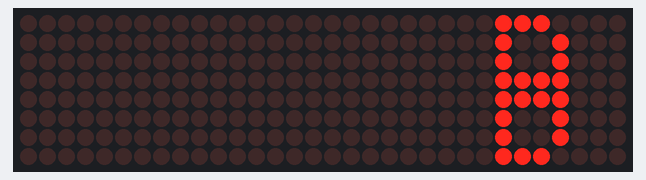
The sketch below on a simulated Arduino Uno, built with avr-gcc and run on an emulated ATmega328P. Parts: 32×8 LED matrix.

Above: at 0.11 s.
At 0.7 s:
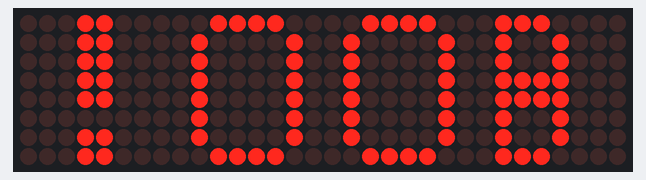

The sketch:

boo.ino
```cpp
#include "LedControl.h"

LedControl lc=LedControl(12,11,10,4);  // Pins: DIN,CLK,CS,and # of matricies. Yellow, Brown and Orange on board then Yellow, orange brown on the matrix.

unsigned long delayTime=200;  // Delay between Frames

byte b[] =
{
  0x70,0x48,0x48,0x78,0x78,0x48,0x48,0x70,
};

byte o[] =
{
  0x3C,0x42,0x42,0x42,0x42,0x42,0x42,0x3C,
};

byte ex[] =
{
  0x18,0x18,0x18,0x18,0x18,0x00,0x18,0x18,
};


void setup() {
  // put your setup code here, to run once:

lc.shutdown(0,false);  // Wake up displays
  lc.shutdown(1,false);
  lc.shutdown(2,false);
  lc.shutdown(3,false);
  lc.setIntensity(0,5);  // Set intensity levels
  lc.setIntensity(1,5);
  lc.setIntensity(2,5);
  lc.setIntensity(3,5);
  lc.clearDisplay(0);  //Clear Displays
  lc.clearDisplay(1);
  lc.clearDisplay(2);
  lc.clearDisplay(3);
}

void sb()
{
  for (int i = 0; i < 8; i++)
  {
    lc.setRow(0,i,b[i]);
  }
}
void so()
{
  for (int i = 0; i < 8; i++)
  {
    lc.setRow(1,i,o[i]);
  }
}

void sex()
{
  for (int i = 0; i < 8; i++)
  {
    lc.setRow(3,i,ex[i]);
  }
}
void so1()
{
  for (int i = 0; i < 8; i++)
  {
    lc.setRow(2,i,o[i]);
  }
}


void loop() {
  // put your main code here, to run repeatedly:
  sb();
  delay(delayTime);
  so();
  delay(delayTime);
  so1();
  delay(delayTime);
  sex();
  delay(delayTime);

}
```
